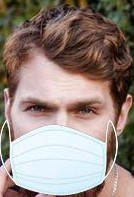
#> input picture dataset/with_mask/with_mask_1.jpg, 134 x 197 px
$ jupyter execute preprocessing_and_conv_demo.ipynb
#> lines starting #> are read from the running program, lines starting #| are printed output that depends on the picture
# Preprocessing and Convolution Demo

This notebook is used only for **sanity checking and visualization** of preprocessing and manual convolution logic.

[cell 1]
import cv2
import numpy as np
import matplotlib.pyplot as plt

## Load and Display Image

[cell 2]
img = cv2.imread('../dataset/with_mask/with_mask_1.jpg')
#> img is the input picture: shape (197, 134, 3); mean B, G, R 127.6, 134.6, 150.4
img = cv2.cvtColor(img, cv2.COLOR_BGR2RGB)

plt.imshow(img)
plt.title("Original Image")
plt.axis('off')

## Preprocessing

[cell 3]
gray = cv2.cvtColor(img, cv2.COLOR_RGB2GRAY)
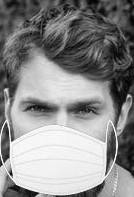
#> gray: shape (197, 134); min 1, max 255, mean 138.5
gray = cv2.resize(gray, (64, 64))
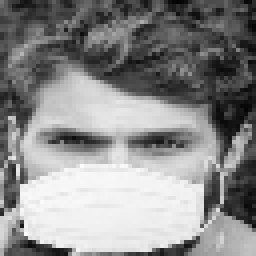
#> gray: shape (64, 64) (shown 4 times larger); min 4, max 251, mean 138.3

plt.imshow(gray, cmap='gray')
plt.title("Grayscale + Resized (64x64)")
plt.axis('off')

## Manual Convolution

[cell 4]
kernel = np.array([
    [-1, 0, 1],
    [-2, 0, 2],
    [-1, 0, 1]
])

def conv2d(image, kernel):
    h, w = image.shape
#> h = 64; w = 64
    kh, kw = kernel.shape
    out = np.zeros((h-kh+1, w-kw+1))

    for i in range(h-kh+1):
        for j in range(w-kw+1):
            out[i, j] = np.sum(image[i:i+kh, j:j+kw] * kernel)
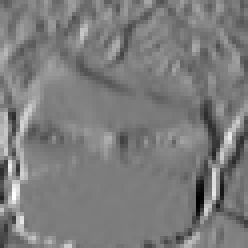
#> out: shape (62, 62) float64 (shown 4 times larger); min -704, max 729, mean -6; drawn with min black and max white
    return out

feature_map = conv2d(gray, kernel)

plt.imshow(feature_map, cmap='gray')
plt.title("Feature Map (Edge Detection)")
plt.axis('off')

$ run again, with dataset/with_mask/with_mask_10.jpg copied over dataset/with_mask/with_mask_1.jpg
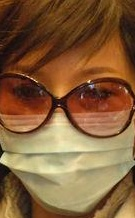
#> input picture dataset/with_mask/with_mask_10.jpg, 135 x 218 px
#> img is the input picture: shape (218, 135, 3); mean B, G, R 58.1, 94.4, 131.4
#> `gray = cv2.resize(gray, (64, 64))`:
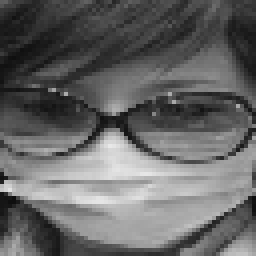
#> gray: shape (64, 64) (shown 4 times larger); min 15, max 232, mean 101.3
#> after the loop in conv2d, `for i in range(h-kh+1):`:
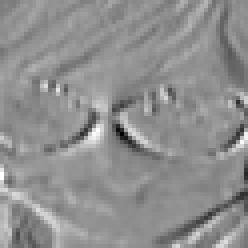
#> out: shape (62, 62) float64 (shown 4 times larger); min -502, max 393, mean 1.9; drawn with min black and max white

$ run again, with dataset/with_mask/with_mask_104.jpg copied over dataset/with_mask/with_mask_1.jpg
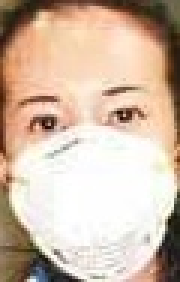
#> input picture dataset/with_mask/with_mask_104.jpg, 60 x 94 px (shown 3 times larger)
#> img is the input picture: shape (94, 60, 3); mean B, G, R 168.2, 186.6, 208.8
#> `gray = cv2.resize(gray, (64, 64))`:
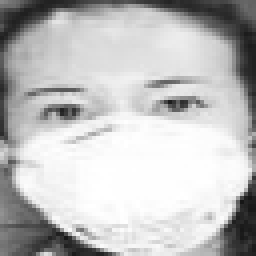
#> gray: shape (64, 64) (shown 4 times larger); min 22, max 255, mean 191.1
#> after the loop in conv2d, `for i in range(h-kh+1):`:
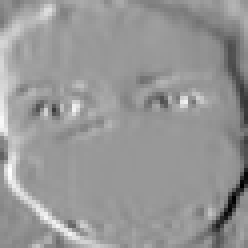
#> out: shape (62, 62) float64 (shown 4 times larger); min -682, max 462, mean -3.3; drawn with min black and max white

$ run again, with dataset/with_mask/with_mask_106.jpg copied over dataset/with_mask/with_mask_1.jpg
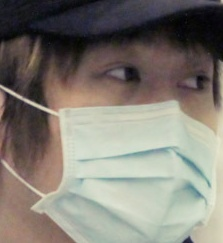
#> input picture dataset/with_mask/with_mask_106.jpg, 223 x 243 px
#> img is the input picture: shape (243, 223, 3); mean B, G, R 116.5, 124.7, 129.3
#> `gray = cv2.resize(gray, (64, 64))`:
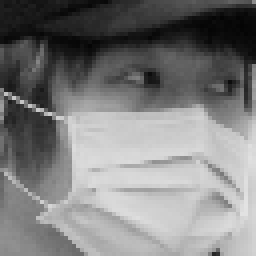
#> gray: shape (64, 64) (shown 4 times larger); min 4, max 227, mean 125.1
#> after the loop in conv2d, `for i in range(h-kh+1):`:
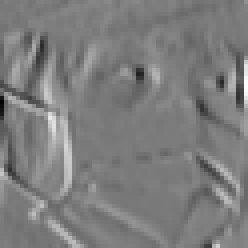
#> out: shape (62, 62) float64 (shown 4 times larger); min -439, max 467, mean 6.8; drawn with min black and max white
